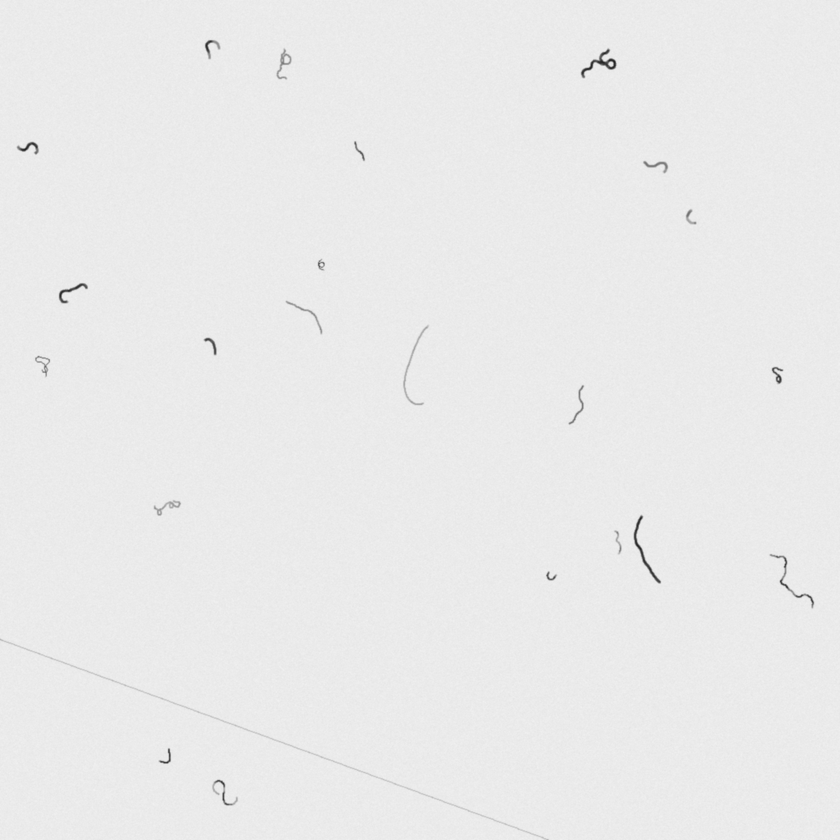
#> input picture Step1_DataCreation/ImageCreation/tmp/PNGImages/image_2023-06-21_14-39-51-964744.png, 840 x 840 px, shrunk from 1064 x 1064 before the run
$ python -i preProcessing.py   (imports and definitions only)
#> lines starting #> are read from the running program, lines starting #| are printed output that depends on the picture; after the words box and inside, x2 and y2 are one past the last pixel; in counts of white or black regions, pixels touching at a corner belong together
#> further down, picture is the input picture: shape (840, 840, 3); min 32, max 241, mean 234.1
import cv2
import numpy as np
import matplotlib.pyplot as plt

#####################################################


#### have a look at adaptive thresholding


###########################################


class imagePreparation:

    def __init__(self, image) -> None:
       self.image = image


    def setTransformation(self):

        self.height, self.width = self.image.shape[:2]
#> self.height = 840; self.width = 840
        self.mask = np.zeros((self.height,self.width), np.uint8)

# Transform to gray colorspace and invert Otsu threshold the image
        gray = cv2.cvtColor( self.image,cv2.COLOR_BGR2GRAY)
       # _, thresh = cv2.threshold(gray,0,255,cv2.THRESH_BINARY_INV+cv2.THRESH_OTSU)

### Perform opening (erosion followed by dilation)
        kernel = np.ones((2,2),np.uint8)
        # opening = cv2.morphologyEx(thresh, cv2.MORPH_OPEN, kernel)

        imgCanny = cv2.Canny(gray,100,100)
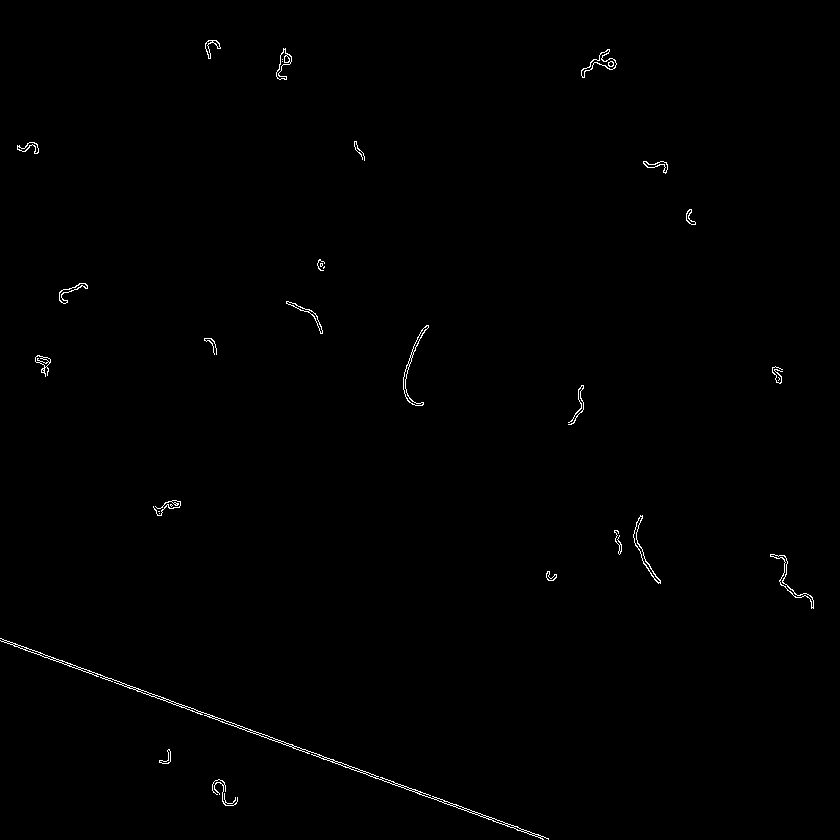
#> imgCanny: shape (840, 840); 0.47% white in thin lines or dots
        kernel = np.ones((5,5),np.uint8)
        self.imgEroded = cv2.dilate(imgCanny,kernel,iterations=1)
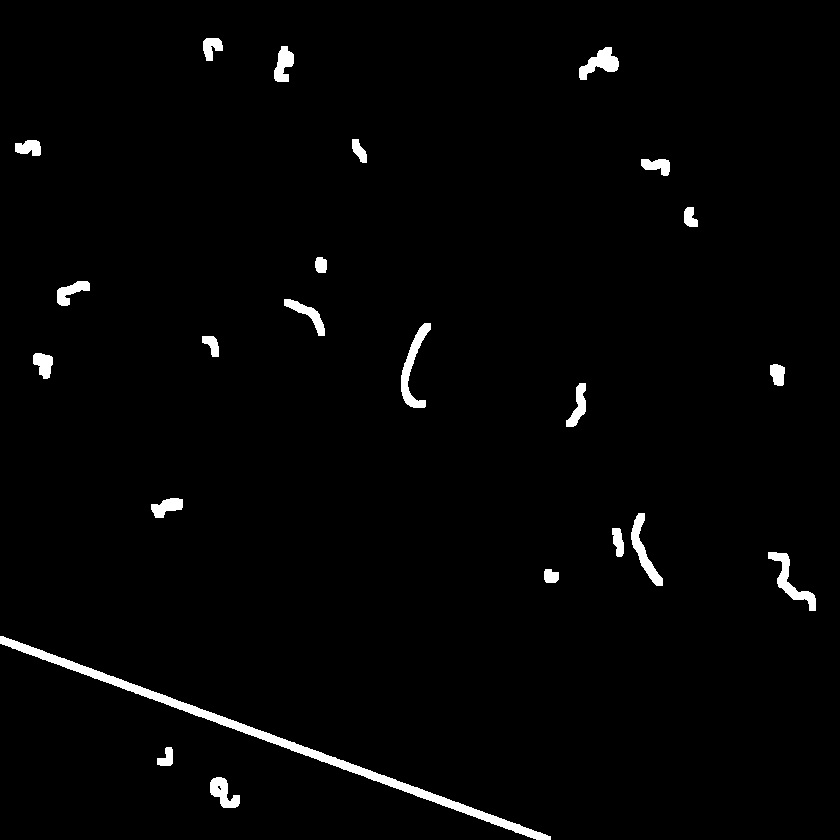
#> self.imgEroded: shape (840, 840); 1.9% white; 23 white regions, largest, box (x1, y1, x2, y2) and area: (0, 636, 551, 840) 4762, (401, 323, 431, 408) 844, (768, 552, 816, 611) 771


    def setContours(self):
        contours1, hierarchy1 = cv2.findContours(self.imgEroded, cv2.RETR_TREE,cv2.CHAIN_APPROX_NONE)

        self.IdentifiedContours = sorted(contours1, key=cv2.contourArea, reverse=True)
        for contour in self.IdentifiedContours:
            area = cv2.contourArea(contour)
            print("Contour area:", area)


>>> import cv2
>>> picture = cv2.imread('../Step1_DataCreation/ImageCreation/tmp/PNGImages/image_2023-06-21_14-39-51-964744.png')
>>> result = imagePreparation(picture).setTransformation()

$ run again, on Step1_DataCreation/ImageCreation/tmp/PNGImages/image_2023-06-21_17-00-45-485818.png
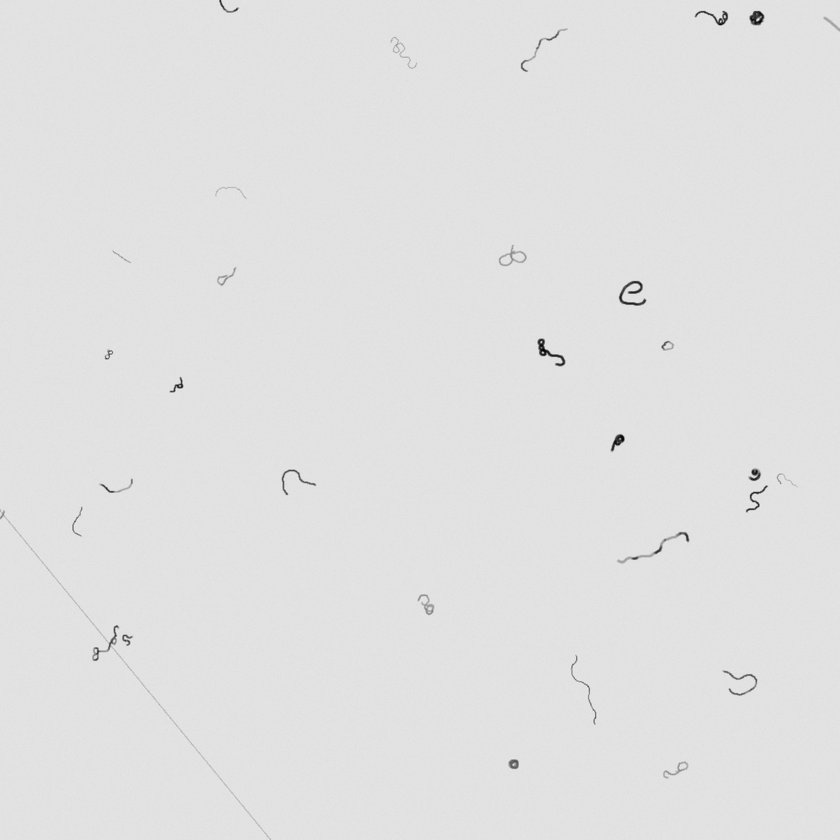
#> input picture Step1_DataCreation/ImageCreation/tmp/PNGImages/image_2023-06-21_17-00-45-485818.png, 840 x 840 px, shrunk from 1064 x 1064 before the run
#> picture is the input picture: shape (840, 840, 3); min 1, max 242, mean 225
#> in setTransformation, `imgCanny = cv2.Canny(gray,100,100)`:
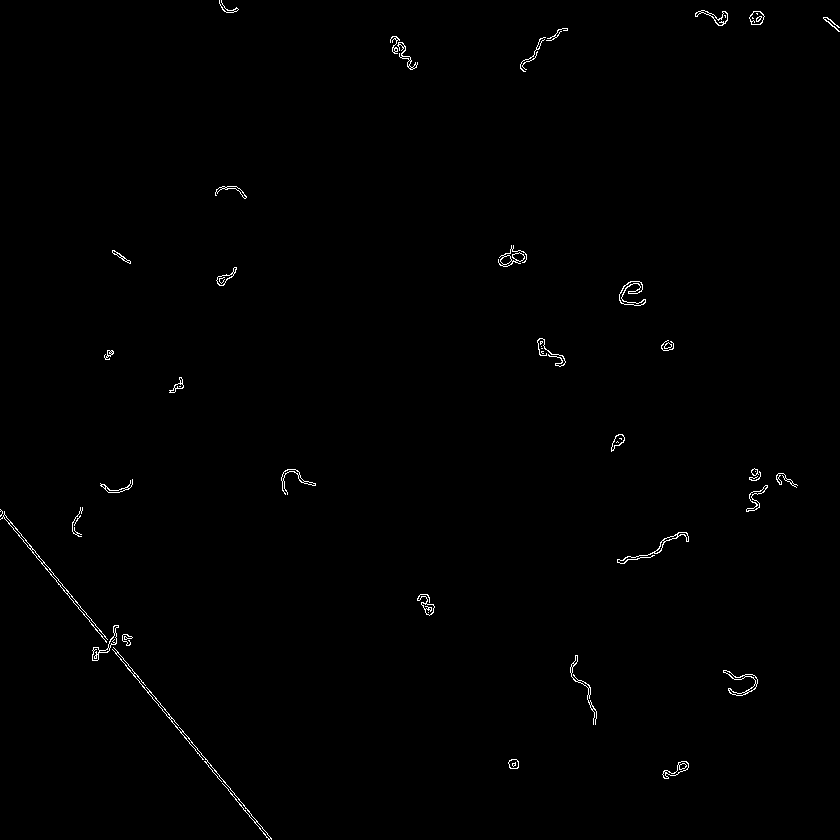
#> imgCanny: shape (840, 840); 0.53% white in thin lines or dots
#> in setTransformation, `self.imgEroded = cv2.dilate(imgCanny,kernel,iterations=1)`:
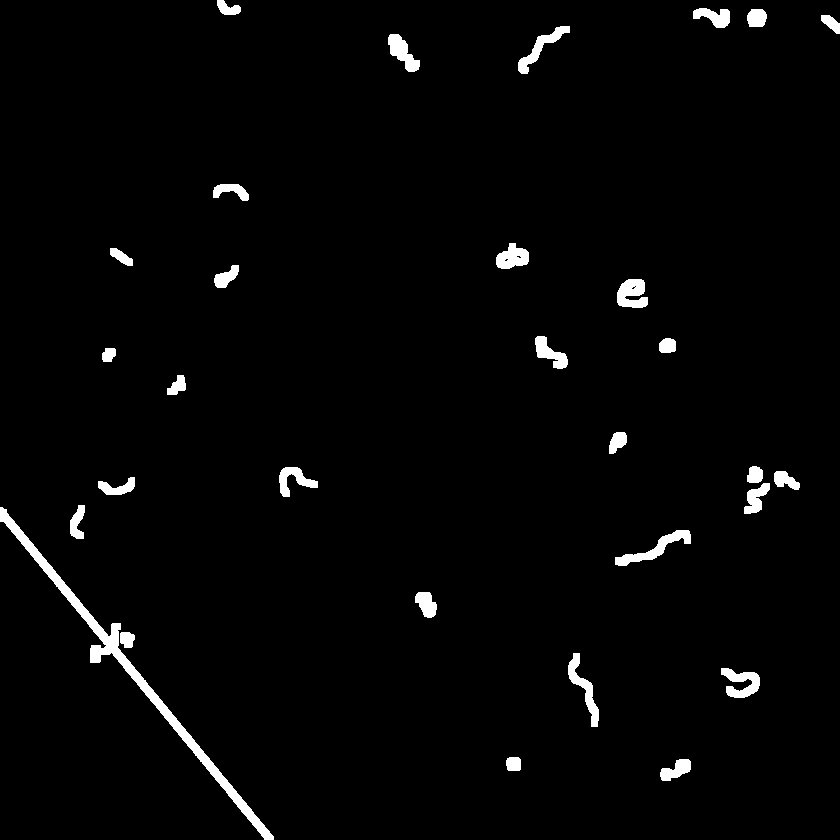
#> self.imgEroded: shape (840, 840); 2.2% white; 30 white regions, largest, box (x1, y1, x2, y2) and area: (0, 507, 274, 840) 4184, (615, 530, 691, 566) 785, (568, 653, 599, 727) 694
